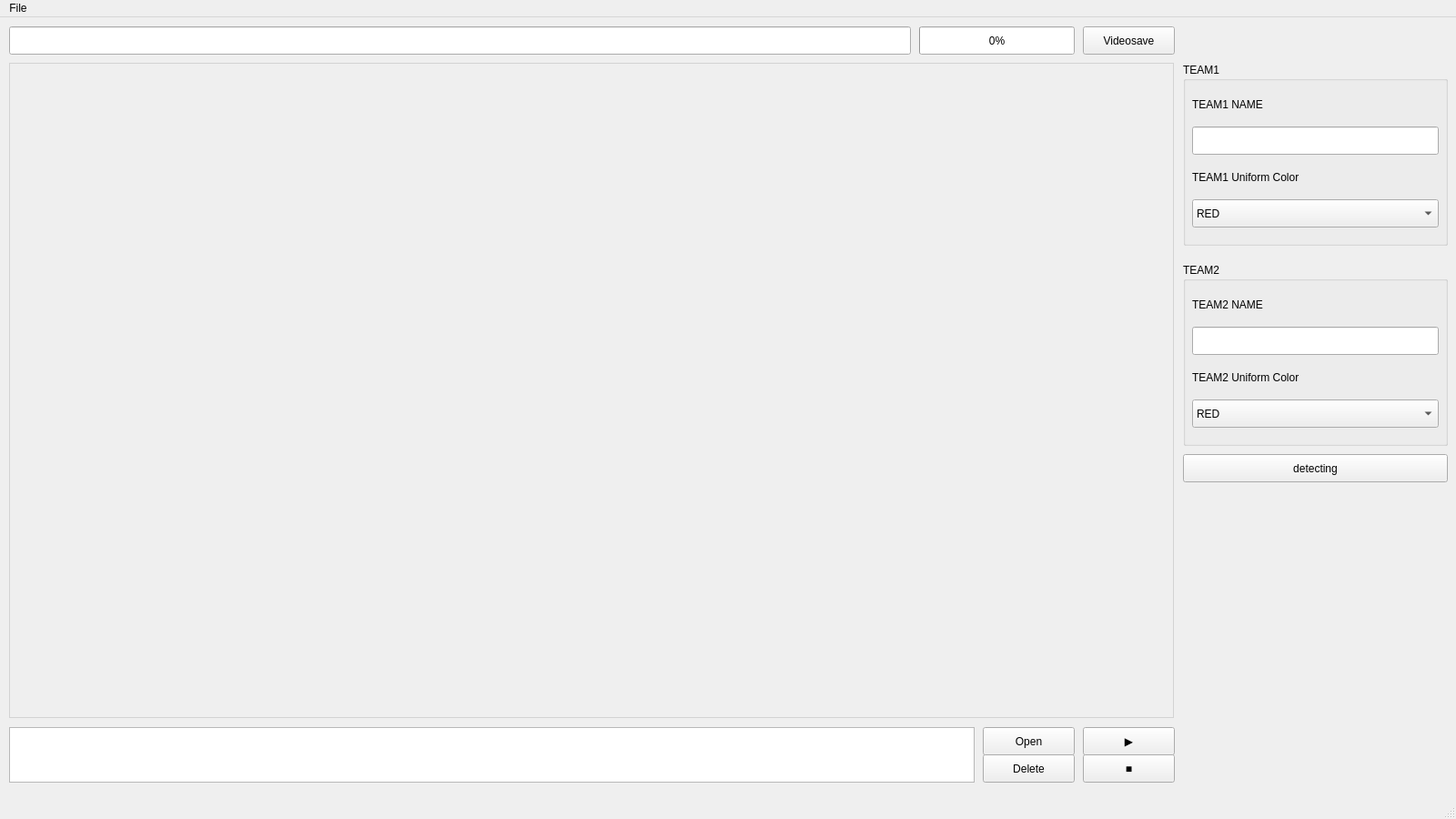
<?xml version="1.0" encoding="UTF-8"?>
<ui version="4.0">
 <class>MainWindow</class>
 <widget class="QMainWindow" name="MainWindow">
  <property name="geometry">
   <rect>
    <x>0</x>
    <y>0</y>
    <width>1600</width>
    <height>900</height>
   </rect>
  </property>
  <property name="windowTitle">
   <string>MainWindow</string>
  </property>
  <widget class="QWidget" name="centralwidget">
   <widget class="QLabel" name="videoLb">
    <property name="geometry">
     <rect>
      <x>10</x>
      <y>50</y>
      <width>1280</width>
      <height>720</height>
     </rect>
    </property>
    <property name="styleSheet">
     <string notr="true">border: 1px solid lightgray</string>
    </property>
    <property name="text">
     <string/>
    </property>
   </widget>
   <widget class="QLineEdit" name="downurl">
    <property name="geometry">
     <rect>
      <x>10</x>
      <y>10</y>
      <width>991</width>
      <height>31</height>
     </rect>
    </property>
   </widget>
   <widget class="QPushButton" name="saveBtn">
    <property name="geometry">
     <rect>
      <x>1190</x>
      <y>10</y>
      <width>101</width>
      <height>31</height>
     </rect>
    </property>
    <property name="text">
     <string>Videosave</string>
    </property>
   </widget>
   <widget class="QPushButton" name="openBtn">
    <property name="geometry">
     <rect>
      <x>1080</x>
      <y>780</y>
      <width>101</width>
      <height>31</height>
     </rect>
    </property>
    <property name="text">
     <string>Open</string>
    </property>
   </widget>
   <widget class="QPushButton" name="startBtn">
    <property name="geometry">
     <rect>
      <x>1190</x>
      <y>780</y>
      <width>101</width>
      <height>31</height>
     </rect>
    </property>
    <property name="text">
     <string>▶</string>
    </property>
   </widget>
   <widget class="QPushButton" name="stopBtn">
    <property name="geometry">
     <rect>
      <x>1190</x>
      <y>810</y>
      <width>101</width>
      <height>31</height>
     </rect>
    </property>
    <property name="text">
     <string>■</string>
    </property>
   </widget>
   <widget class="QListWidget" name="lbox">
    <property name="geometry">
     <rect>
      <x>10</x>
      <y>780</y>
      <width>1061</width>
      <height>61</height>
     </rect>
    </property>
   </widget>
   <widget class="QPushButton" name="deleteBtn">
    <property name="geometry">
     <rect>
      <x>1080</x>
      <y>810</y>
      <width>101</width>
      <height>31</height>
     </rect>
    </property>
    <property name="text">
     <string>Delete</string>
    </property>
   </widget>
   <widget class="QProgressBar" name="progressBar">
    <property name="geometry">
     <rect>
      <x>1010</x>
      <y>10</y>
      <width>171</width>
      <height>31</height>
     </rect>
    </property>
    <property name="value">
     <number>0</number>
    </property>
   </widget>
   <widget class="QPushButton" name="detectBtn">
    <property name="geometry">
     <rect>
      <x>1300</x>
      <y>480</y>
      <width>291</width>
      <height>31</height>
     </rect>
    </property>
    <property name="text">
     <string>detecting</string>
    </property>
   </widget>
   <widget class="QGroupBox" name="groupBox">
    <property name="geometry">
     <rect>
      <x>1300</x>
      <y>50</y>
      <width>291</width>
      <height>201</height>
     </rect>
    </property>
    <property name="styleSheet">
     <string notr="true"/>
    </property>
    <property name="title">
     <string>TEAM1</string>
    </property>
    <widget class="QLabel" name="label_7">
     <property name="geometry">
      <rect>
       <x>10</x>
       <y>30</y>
       <width>271</width>
       <height>31</height>
      </rect>
     </property>
     <property name="styleSheet">
      <string notr="true"/>
     </property>
     <property name="text">
      <string>TEAM1 NAME</string>
     </property>
    </widget>
    <widget class="QLineEdit" name="lineEdit_4">
     <property name="geometry">
      <rect>
       <x>10</x>
       <y>70</y>
       <width>271</width>
       <height>31</height>
      </rect>
     </property>
     <property name="text">
      <string/>
     </property>
    </widget>
    <widget class="QLabel" name="label_8">
     <property name="geometry">
      <rect>
       <x>10</x>
       <y>110</y>
       <width>271</width>
       <height>31</height>
      </rect>
     </property>
     <property name="styleSheet">
      <string notr="true"/>
     </property>
     <property name="text">
      <string>TEAM1 Uniform Color</string>
     </property>
    </widget>
    <widget class="QComboBox" name="comboBox">
     <property name="geometry">
      <rect>
       <x>10</x>
       <y>150</y>
       <width>271</width>
       <height>31</height>
      </rect>
     </property>
     <item>
      <property name="text">
       <string>RED</string>
      </property>
     </item>
     <item>
      <property name="text">
       <string>Orange</string>
      </property>
     </item>
     <item>
      <property name="text">
       <string>Yellow</string>
      </property>
     </item>
     <item>
      <property name="text">
       <string>Green</string>
      </property>
     </item>
     <item>
      <property name="text">
       <string>Blue</string>
      </property>
     </item>
     <item>
      <property name="text">
       <string>Purple</string>
      </property>
     </item>
    </widget>
   </widget>
   <widget class="QGroupBox" name="groupBox_2">
    <property name="geometry">
     <rect>
      <x>1300</x>
      <y>270</y>
      <width>291</width>
      <height>201</height>
     </rect>
    </property>
    <property name="styleSheet">
     <string notr="true"/>
    </property>
    <property name="title">
     <string>TEAM2</string>
    </property>
    <widget class="QLabel" name="label_9">
     <property name="geometry">
      <rect>
       <x>10</x>
       <y>30</y>
       <width>271</width>
       <height>31</height>
      </rect>
     </property>
     <property name="styleSheet">
      <string notr="true"/>
     </property>
     <property name="text">
      <string>TEAM2 NAME</string>
     </property>
    </widget>
    <widget class="QLineEdit" name="lineEdit_5">
     <property name="geometry">
      <rect>
       <x>10</x>
       <y>70</y>
       <width>271</width>
       <height>31</height>
      </rect>
     </property>
     <property name="text">
      <string/>
     </property>
    </widget>
    <widget class="QLabel" name="label_10">
     <property name="geometry">
      <rect>
       <x>10</x>
       <y>110</y>
       <width>271</width>
       <height>31</height>
      </rect>
     </property>
     <property name="styleSheet">
      <string notr="true"/>
     </property>
     <property name="text">
      <string>TEAM2 Uniform Color</string>
     </property>
    </widget>
    <widget class="QComboBox" name="comboBox_2">
     <property name="geometry">
      <rect>
       <x>10</x>
       <y>150</y>
       <width>271</width>
       <height>31</height>
      </rect>
     </property>
     <item>
      <property name="text">
       <string>RED</string>
      </property>
     </item>
     <item>
      <property name="text">
       <string>Orange</string>
      </property>
     </item>
     <item>
      <property name="text">
       <string>Yellow</string>
      </property>
     </item>
     <item>
      <property name="text">
       <string>Green</string>
      </property>
     </item>
     <item>
      <property name="text">
       <string>Blue</string>
      </property>
     </item>
     <item>
      <property name="text">
       <string>Purple</string>
      </property>
     </item>
    </widget>
   </widget>
  </widget>
  <widget class="QMenuBar" name="menubar">
   <property name="geometry">
    <rect>
     <x>0</x>
     <y>0</y>
     <width>1600</width>
     <height>20</height>
    </rect>
   </property>
   <widget class="QMenu" name="menuFile">
    <property name="title">
     <string>File</string>
    </property>
    <addaction name="actionOpen"/>
   </widget>
   <addaction name="menuFile"/>
  </widget>
  <widget class="QStatusBar" name="statusbar"/>
  <action name="actionOpen">
   <property name="text">
    <string>Open</string>
   </property>
  </action>
 </widget>
 <resources/>
 <connections/>
</ui>
